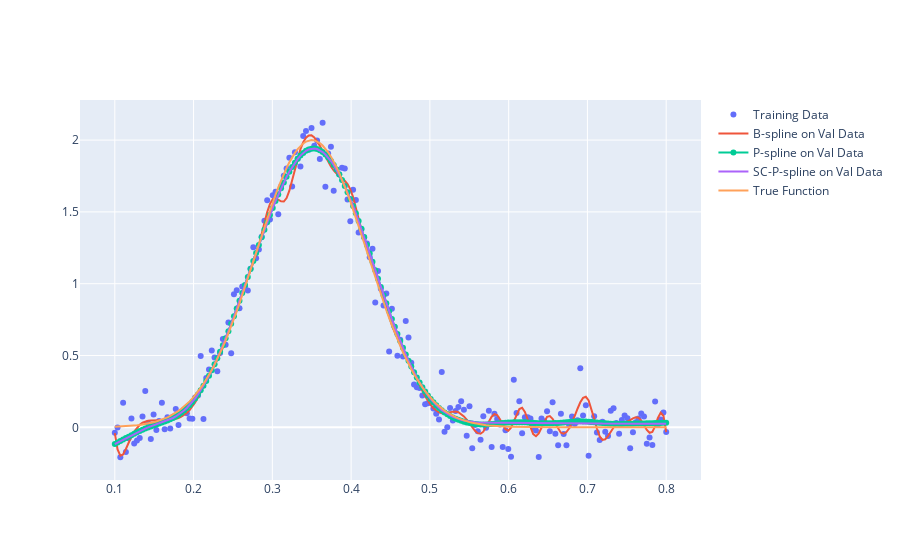

The cell this chart's notebook holds for it:
### Code cell
fig = go.Figure()

fig.add_trace(go.Scatter(x=x, y=y, mode="markers", name="Training Data"))
fig.add_trace(go.Scatter(x=xplot, y=Bspline_plot, mode="lines", name="B-spline on Val Data"))
fig.add_trace(go.Scatter(x=xplot, y=Pspline_plot, mode="lines+markers", name="P-spline on Val Data"))
fig.add_trace(go.Scatter(x=xplot, y=SCPspline_plot, mode="lines", name="SC-P-spline on Val Data"))
fig.add_trace(go.Scatter(x=x, y=ytrue, mode="lines", name="True Function"))

### Figure 1 — Plotly figure (JSON) as saved in the notebook; plotly's stock layout.template omitted (floating-point values rounded to 4 significant figures; data arrays with more than 128 entries replaced by an {"elided": "..."} marker saying what was removed)
{"data": [{"mode": "markers", "name": "Training Data", "type": "scatter", "x": {"elided": "200 float values"}, "y": {"elided": "200 float values"}}, {"mode": "lines", "name": "B-spline on Val Data", "type": "scatter", "x": {"elided": "200 float values"}, "y": {"elided": "200 float values"}}, {"mode": "lines+markers", "name": "P-spline on Val Data", "type": "scatter", "x": {"elided": "200 float values"}, "y": {"elided": "200 float values"}}, {"mode": "lines", "name": "SC-P-spline on Val Data", "type": "scatter", "x": {"elided": "200 float values"}, "y": {"elided": "200 float values"}}, {"mode": "lines", "name": "True Function", "type": "scatter", "x": {"elided": "200 float values"}, "y": {"elided": "200 float values"}}], "layout": {"autosize": true, "xaxis": {"autorange": true, "range": [0.05712, 0.8429], "type": "linear"}, "yaxis": {"autorange": true, "range": [-0.3787, 2.291], "type": "linear"}}}
